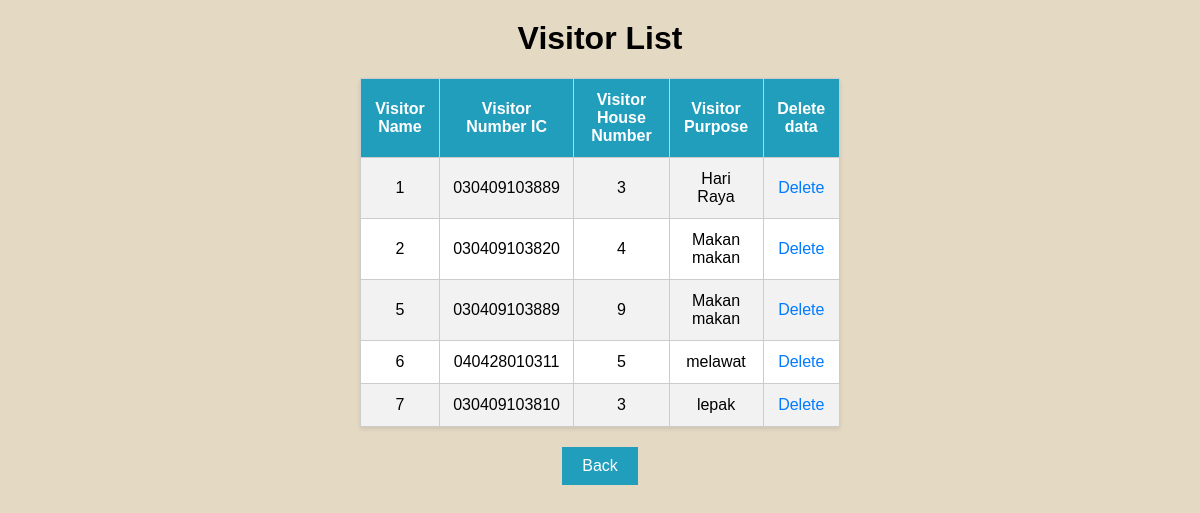
The page /my_page/ManageVisits/1/ on the database its author committed.
### Visitor_subproject/models.py (models this page shows)
class Visitor(models.Model):
    VisitorName=models.AutoField(primary_key=True)
    VisitorNumberIC=models.CharField(max_length=15)
    VisitorHouseNumber=models.CharField(max_length=20)
    VisitorPurpose=models.CharField(max_length=100)
    manager = models.ForeignKey(Manager, on_delete=models.CASCADE)

### Visitor_subproject/views.py (the view)
# urls.py: path('ManageVisits/<int:Managerid>/', views.ManageVisits, name='ManageVisits'),
def ManageVisits(request, Managerid):
    managers = Manager.objects.all()
    try:
        manager = Manager.objects.get(Managerid=Managerid)
    except Manager.DoesNotExist:
        return render(request, "LoginpageManager.html")
    alldata = Visitor.objects.all()
    context = {
        'manager': manager,
        'managers': managers,
        'alldata': alldata
    }
    return render(request, "ManageVisits.html", context)

### Visitor_subproject/Templates/ManageVisits.html (shortened to what this page needs)
<!DOCTYPE html>
<html lang="en">
<head>
</head>
<body>
    <h1>Visitor List</h1>
    <table>
        <tr>
            <th>Visitor Name</th>
            <th>Visitor Number IC</th>
            <th>Visitor House Number</th>
            <th>Visitor Purpose</th>
            <th>Delete data</th>
        </tr>
        {% for data in alldata %}
            <tr>
                <td>{{ data.VisitorName }}</td>
                <td>{{ data.VisitorNumberIC }}</td>
                <td>{{ data.VisitorHouseNumber }}</td>
                <td>{{ data.VisitorPurpose }}</td>
                <td>
                    <a href="{% url 'Deletevisitor' data.VisitorName manager.Managerid %}" class="update-link">Delete</a>
                </td>
            </tr>
        {% endfor %}
    </table>
    <div class="btn-container">
        <a href="{% url 'ManagerPage' manager.Managerid %}" class="btn">Back</a>
    </div>
</body>
</html>

### Visitor_subproject/Templates/ManageVisits.html (style rules this page uses)
body { font-family: Arial, sans-serif; background-color: #e4d9c3; text-align: center; margin: 0; }
h1 { margin-top: 20px; }
table { width: 40%; border-collapse: collapse; margin: 20px auto; background-color: #fff; box-shadow: 0 2px 4px rgba(0, 0, 0, 0.1); }
th, td { padding: 12px; border: 1px solid #ccc; }
th { background-color: #219ebc; color: #fff; }
tr:nth-child(even) { background-color: #f2f2f2; }
a.update-link { text-decoration: none; color: #007bff; }
.btn-container { margin-top: 20px; }
.btn { display: inline-block; background-color: #219ebc; color: #fff; padding: 10px 20px; text-decoration: none; margin: 0 10px; }

### rows shown on the page
Visitor: VisitorName "1", VisitorNumberIC "030409103889", VisitorHouseNumber "3", VisitorPurpose "Hari Raya"
Visitor: VisitorName "2", VisitorNumberIC "030409103820", VisitorHouseNumber "4", VisitorPurpose "Makan makan"
Visitor: VisitorName "5", VisitorNumberIC "030409103889", VisitorHouseNumber "9", VisitorPurpose "Makan makan"
Visitor: VisitorName "6", VisitorNumberIC "040428010311", VisitorHouseNumber "5", VisitorPurpose "melawat"
Visitor: VisitorName "7", VisitorNumberIC "030409103810", VisitorHouseNumber "3", VisitorPurpose "lepak"
